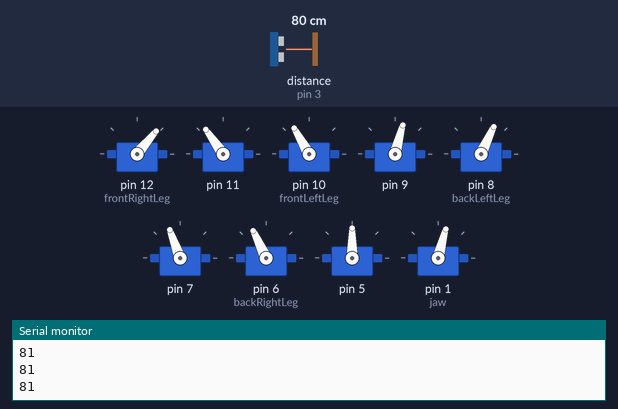
The sketch below on a simulated Arduino Uno, built with avr-gcc and run on an emulated ATmega328P. Shown: 9 × servo, the last lines printed to the serial monitor. The inputs (shaded band) are chosen by the test bench; at power-on: distance to the obstacle (sensor on pin 3) 80 cm. The echo pulse lasts 58.3 µs per cm.

Above: at 1.2 s.
1.3 s: distance to the obstacle (sensor on pin 3) set to 11 cm
At 1.53 s:
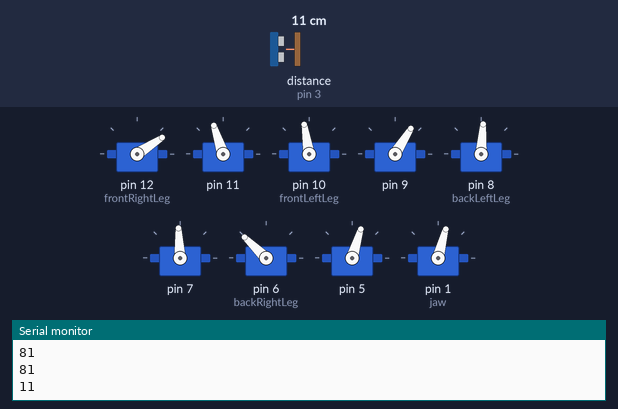
4.8 s: distance to the obstacle (sensor on pin 3) set to 8 cm
At 5.3 s:
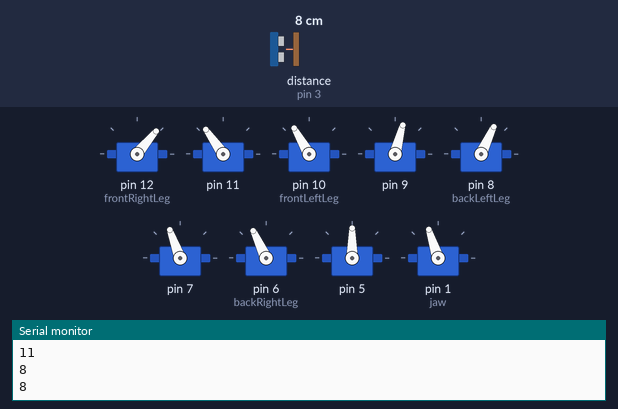
8.9 s: distance to the obstacle (sensor on pin 3) set to 18 cm
At 12.2 s:
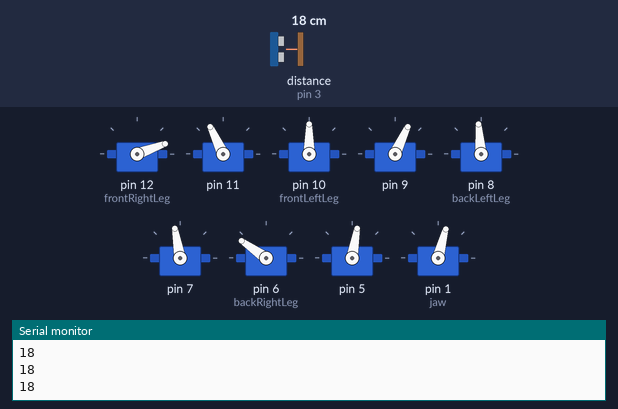
12.4 s: distance to the obstacle (sensor on pin 3) set to 2 cm
Timing chart, 0 to 34.1 s (numbered marks = the images above; inputs shaded):
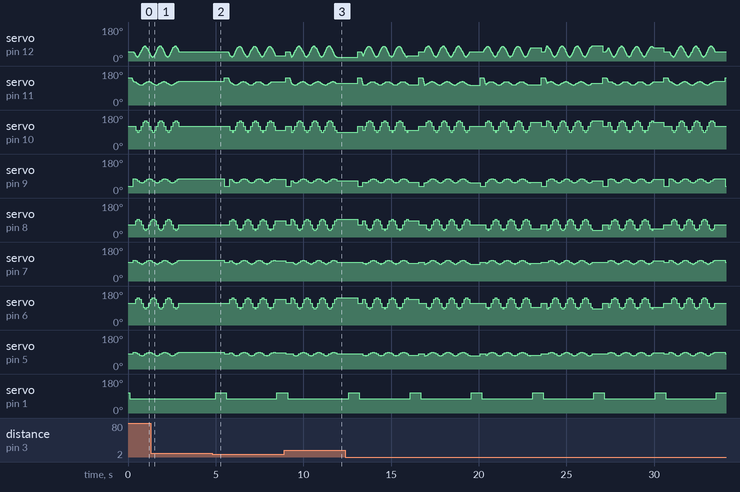

The sketch:

turtle.ino
```cpp
// -----------------------------------------------------------------------------
// Arduino sketch for quadruped robot.
// Library dependencies:
//   * SchedulerARMAVR
//   * NewPing
//   * IRremote
// Author: Aleksei Zatelepin <mvzp10@gmail.com>
// -----------------------------------------------------------------------------

#include <IRremote.h>
#include <IRremoteInt.h>

#include <SchedulerARMAVR.h>
#include <NewPing.h>
#include <Servo.h>

// ------------------------- Legs -----------------------------

class Leg {
public:
  Leg(int shoulderCenter, char shoulderSign, int kneeCenter, int kneeSign)
    : shoulderCenter_(shoulderCenter)
    , shoulderSign_(shoulderSign)
    , kneeCenter_(kneeCenter)
    , kneeSign_(kneeSign)
  { }

  void attach(int shoulderPin, int kneePin) {
    shoulder_.attach(shoulderPin);
    knee_.attach(kneePin);
  }

  int getShoulderDelta() { return shoulderSign_ * shoulder_.read() - shoulderCenter_; }
  int getKneeDelta() { return kneeSign_ * knee_.read() - kneeCenter_; }

  void set(int shoulderDelta, int kneeDelta) {
    int shoulderTarget = shoulderCenter_ + shoulderSign_ * shoulderDelta;

    shoulder_.write(shoulderTarget);

    int kneeTarget = kneeCenter_ + kneeSign_ * kneeDelta;
    knee_.write(kneeTarget);
  }

  void setKnee(int kneeDelta) {
    int kneeTarget = kneeCenter_ + kneeSign_ * kneeDelta;
    knee_.write(kneeTarget);
  }

  void setTarget(int shoulderTarget, int kneeTarget, int delay)
  {
    shoulderTarget_ = shoulderTarget;
    shoulderV_ = ((float)shoulderTarget - getShoulderDelta()) / delay;
    kneeTarget_ = kneeTarget;
    kneeV_ = ((float)kneeTarget - getKneeDelta()) / delay;

    targetTime_ = millis() + delay;
  }

  bool ease()
  {
    unsigned long curTime = millis();
    if (curTime >= targetTime_) {
      set(shoulderTarget_, kneeTarget_);
      return true;
    }

    set(shoulderTarget_ - shoulderV_ * (targetTime_ - curTime), kneeTarget_ - kneeV_ * (targetTime_ - curTime));
    return false;
  }

private:
  Servo shoulder_;
  Servo knee_;
  const int shoulderCenter_;
  const char shoulderSign_;
  const int kneeCenter_;
  const char kneeSign_;

  float shoulderV_;
  float kneeV_;
  int shoulderTarget_;
  int kneeTarget_;
  unsigned long targetTime_;
};

// Counterclockwise from front right leg.
// Initial position is should be calibrated to approximately perpendicular to movement axis.

Leg legs[4] = {Leg(50, +1, 115, +1), Leg(120, -1, 65, -1), Leg(65, -1, 100, +1), Leg(115, 1, 80, -1)};
Leg& frontRightLeg = legs[0];
Leg& frontLeftLeg = legs[1];
Leg& backLeftLeg = legs[2];
Leg& backRightLeg = legs[3];


void easeAllLegs()
{
  while(true) {
    delay(15);
    if (legs[0].ease() && legs[1].ease() && legs[2].ease() && legs[3].ease()) {
      break;
    }
  }
}

void resetAllLegs()
{
  for (int i = 0; i < 4; ++i) {
    legs[i].set(0, 0);
  }
}

// ------------------------- Movement ----------------------------

// Equal interval sin table:
const int NUM_STEPS = 8;
const float CIRCLE[NUM_STEPS] = {0, 0.71, 1.0, 0.71, 0, -0.71, -1.0, -0.71};

int wrapAround(int i)
{
  if (i >= NUM_STEPS) {
    return i - NUM_STEPS;
  }
  if (i < 0) {
    return i + NUM_STEPS;
  }
  return i;
}

struct LegAngles {
  int shoulder;
  int knee;
};

class Movement
{
public:
  Movement(const LegAngles* legsAmplitudes)
    : step_(0), legsAmplitudes_(legsAmplitudes)
  { }

  void reset() { step_ = 0; }

  void performStep(int delay_, int stepIncrement)
  {
    for (int iLeg = 0; iLeg < 4; ++iLeg) {
      legs[iLeg].setTarget(CIRCLE[step_]*legsAmplitudes_[iLeg].shoulder, CIRCLE[wrapAround(step_ + NUM_STEPS/4)]*legsAmplitudes_[iLeg].knee, delay_);
    }

    easeAllLegs();

    step_ = wrapAround(step_ + stepIncrement);
  }

private:
  char step_;
  const LegAngles* legsAmplitudes_;
};


LegAngles FORWARD_AMPLITUDES[4] = {{30, 10}, {-30, -10}, {30, 10}, {-30, -10}};
Movement forward(FORWARD_AMPLITUDES);

LegAngles LEFT_TURN_AMPLITUDES[4] = {{30, 20}, {30, -20}, {-30, 20}, {-30, -20}};
Movement leftTurn(LEFT_TURN_AMPLITUDES);

void turnDegrees(int degrees) {
  const int DEGREES_PER_STEP = 6;

  degrees = degrees % 360;
  if (degrees > 180) degrees -= 360;
  else if (degrees < -180) degrees += 360;

  int stepIncrement = degrees > 0 ? +1 : -1;
  for (degrees = abs(degrees); degrees > 0; degrees -= DEGREES_PER_STEP) {
    leftTurn.performStep(100, stepIncrement);
  }
}

void moveCm(int cm) {
  const float MM_PER_STEP = 1.3;
  int stepIncrement = cm > 0 ? +1 : -1;
  for (int mm = abs(cm) * 10; mm > 0; mm -= MM_PER_STEP) {
    forward.performStep(100, stepIncrement);
  }
}

void backpedal(int delay_, int numSteps) {
  static const LegAngles leftAmplitudes = {30, 40};
  static const LegAngles rightAmplitudes = {-35, -40};

  frontLeftLeg.set(80, 0);
  frontRightLeg.set(80, 0);
  delay(200);

  int step = 0;
  for (int i = 0; i < numSteps; ++i) {
    backLeftLeg.setTarget(CIRCLE[step]*leftAmplitudes.shoulder, CIRCLE[wrapAround(step + NUM_STEPS/4)]*leftAmplitudes.knee, delay_);
    backRightLeg.setTarget(CIRCLE[step]*rightAmplitudes.shoulder, CIRCLE[wrapAround(step + NUM_STEPS/4)]*rightAmplitudes.knee, delay_);

    while(true) {
      delay(15);
      if (backLeftLeg.ease() && backRightLeg.ease()) {
        break;
      }
    }

    step = wrapAround(step - 1);
  }
}

class Head {
public:
  Head() : MAX_DIST_CM(100) { }

  void attach(int triggerPin, int headPin) {
    sonar_ = new NewPing(triggerPin, headPin, MAX_DIST_CM);
  }

  int distCm() {
    int dist = sonar_->convert_cm(sonar_->ping_median(5));
    return (dist == NO_ECHO) ? MAX_DIST_CM : dist;
  }

  ~Head() {
    delete sonar_;
  }
private:
  const int MAX_DIST_CM;
  NewPing* sonar_;
};

class Jaw {
public:
  void attach(int pin) {
    servo_.attach(pin);
  }

  void open() {
    servo_.write(108);
  }

  void close() {
    servo_.write(75);
  }

private:
  Servo servo_;
};

Jaw jaw;
Head head;

const char BUMP_SENSOR_PIN = 0;

volatile int fwdDist = 100;
volatile int floorDist = 0;
volatile bool foundBall = false;
volatile bool isOff = false;

void headLoop() {
  fwdDist = head.distCm();
  Serial.println(fwdDist);
  delay(100);
}

void bumpSensorLoop() {
  unsigned long curTime = millis();
  if (foundBall == true) {
    return;
  }

  if (digitalRead(BUMP_SENSOR_PIN) == 0) {
    foundBall = true;
    Serial.println("FOUND!");
  }
}

void catchBall() {
  Serial.println("CATCH!");

  frontRightLeg.setKnee(30);
  frontLeftLeg.setKnee(30);
  delay(100);

  jaw.close();
  delay(100);

  moveCm(-5);

  for (int i = 0; i < 100; ++i) {
    delay(100);
    if (fwdDist < 10) {
      jaw.open();
      delay(500);
      break;
    }
  }

  jaw.open();

  resetAllLegs();
}

const int IR_RECV_PIN = A3;
const int OFF_BUTTON_CODE = 0xFD00FF;

IRrecv irReceiver(IR_RECV_PIN);

void setup() {
  Serial.begin(9600);

  frontRightLeg.attach(12, 11);
  frontLeftLeg.attach(10, 9);
  backLeftLeg.attach(8, 7);
  backRightLeg.attach(6, 5);

  resetAllLegs();

  head.attach(2, 3);
  jaw.attach(1);

  jaw.open();

  pinMode(BUMP_SENSOR_PIN, INPUT);

  Scheduler.startLoop(headLoop);

  irReceiver.enableIRIn();
}

void loop() {
  decode_results irDecodeResults;
  if (irReceiver.decode(&irDecodeResults)) {
    if (irDecodeResults.decode_type != UNKNOWN
          && irDecodeResults.value == OFF_BUTTON_CODE) {
      isOff = !isOff;
    }
    irReceiver.resume();
  }

  if (isOff) {
    return;
  }

  bumpSensorLoop();

  if (foundBall) {
    catchBall();
    foundBall = false;
    return;
  }

  if (fwdDist < 15) {
    forward.performStep(100, -1);
  } else if (fwdDist < 30) {
    turnDegrees(-60);
  } else {
    forward.performStep(100, 1);
  }
}
```

Measured:
- the behaviour switches between 10 and 9 cm on distance to the obstacle (sensor on pin 3) (found by bisection; images 1 and 2)
- after the input at 8.9 s, servo on pin 1 (jaw): goes on until 9.1 s, then stays 75°
